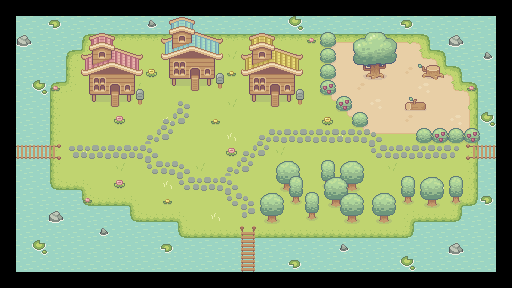

A level layout from a 2D game, rendered from its tile map. Below: a short description, then the map file with tile-grid data replaced by summaries:
An orthogonal 32x18 tile map with 16x16 px tiles, 6 tile layers (Water, Floor, DirtFloor, OnFloor, ...), 1 hidden layer not drawn, 10 tilesets.

<map version="1.10" tiledversion="1.12.2" orientation="orthogonal" renderorder="right-down" width="32" height="18" tilewidth="16" tileheight="16" infinite="0" nextlayerid="8" nextobjectid="1">
 <editorsettings>
  <export target="fontaneilles.json" format="json" />
 </editorsettings>
 <tileset firstgid="1" source="../tilesets/Water.tsx" />
 <tileset firstgid="5" source="../tilesets/Wood Bridge.tsx" />
 <tileset firstgid="16" source="../tilesets/Grass.tsx" />
 <tileset firstgid="93" source="../tilesets/collisions.tsx" />
 <tileset firstgid="125" source="../tilesets/Chikcen_Houses.tsx" />
 <tileset firstgid="389" source="../tilesets/Tilled Dirt.tsx" />
 <tileset firstgid="433" source="../tilesets/Basic_Grass_Biom_things.tsx" />
 <tileset firstgid="478" source="../tilesets/Mailbox Animation Frames.tsx" />
 <tileset firstgid="502" source="../tilesets/Stone_Path.tsx" />
 <tileset firstgid="518" source="../tilesets/Trees, stumps and bushes v2.tsx" />
 <layer id="1" name="Water" width="32" height="18">
  <data>[576 cells, 480 non-empty, 4 distinct tile ids]</data>
 </layer>
 <layer id="2" name="Floor" width="32" height="18">
  <data>[576 cells, 321 non-empty, 15 distinct tile ids]</data>
 </layer>
 <layer id="6" name="DirtFloor" width="32" height="18">
  <data>[576 cells, 61 non-empty, 15 distinct tile ids]</data>
 </layer>
 <layer id="3" name="OnFloor" width="32" height="18">
  <data>[576 cells, 150 non-empty, 70 distinct tile ids]</data>
 </layer>
 <layer id="7" name="MailBox" width="32" height="18">
  <data>[576 cells, 12 non-empty, 4 distinct tile ids]</data>
 </layer>
 <layer id="4" name="InFrontOfPlayer" width="32" height="18">
  <data>[576 cells, 49 non-empty, 33 distinct tile ids]</data>
 </layer>
 <layer id="5" name="Collisions" width="32" height="18" visible="0">
  <data>[576 cells, 349 non-empty, 8 distinct tile ids]</data>
 </layer>
</map>
